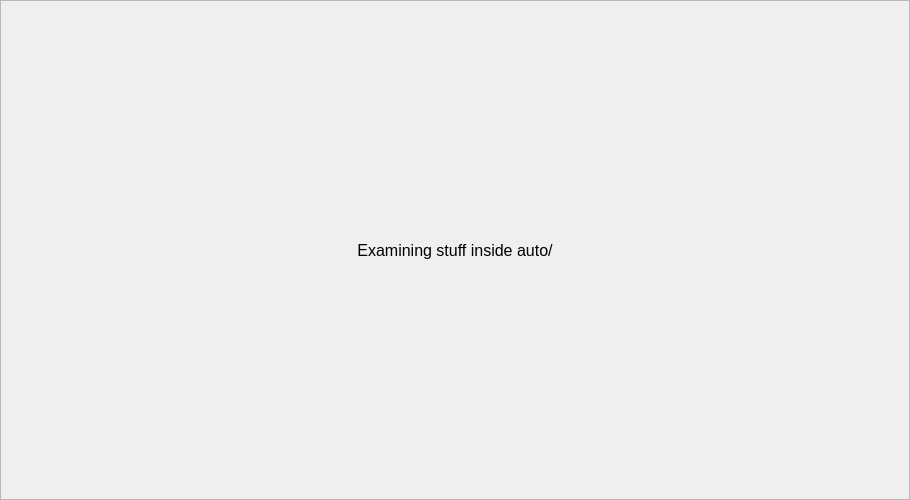
<?xml version="1.0" encoding="UTF-8"?>
<ui version="4.0">
 <class>Frame</class>
 <widget class="QFrame" name="Frame">
  <property name="geometry">
   <rect>
    <x>0</x>
    <y>0</y>
    <width>910</width>
    <height>500</height>
   </rect>
  </property>
  <property name="windowTitle">
   <string>Frame</string>
  </property>
  <property name="frameShape">
   <enum>QFrame::StyledPanel</enum>
  </property>
  <property name="frameShadow">
   <enum>QFrame::Raised</enum>
  </property>
  <layout class="QVBoxLayout" name="verticalLayout" stretch="0">
   <property name="spacing">
    <number>1</number>
   </property>
   <property name="margin">
    <number>1</number>
   </property>
   <item>
    <widget class="QLabel" name="label">
     <property name="maximumSize">
      <size>
       <width>16777215</width>
       <height>30</height>
      </size>
     </property>
     <property name="font">
      <font>
       <pointsize>12</pointsize>
      </font>
     </property>
     <property name="text">
      <string>Examining stuff inside auto/</string>
     </property>
     <property name="alignment">
      <set>Qt::AlignCenter</set>
     </property>
    </widget>
   </item>
  </layout>
 </widget>
 <resources/>
 <connections/>
</ui>
